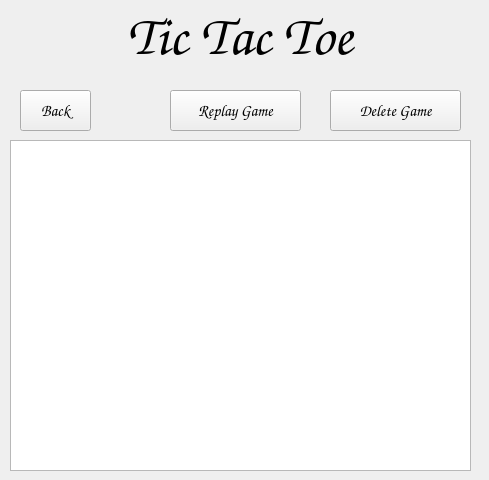
   <widget class="QWidget" name="page_6_game_history">
    <widget class="QPushButton" name="backButtonHistory">
     <property name="geometry">
      <rect>
       <x>20</x>
       <y>90</y>
       <width>71</width>
       <height>41</height>
      </rect>
     </property>
     <property name="font">
      <font>
       <family>Comic Sans MS</family>
       <pointsize>12</pointsize>
       <italic>true</italic>
      </font>
     </property>
     <property name="text">
      <string>Back</string>
     </property>
     <property name="autoDefault">
      <bool>true</bool>
     </property>
     <property name="flat">
      <bool>false</bool>
     </property>
    </widget>
    <widget class="QLabel" name="gameNameLabelPage_3">
     <property name="geometry">
      <rect>
       <x>0</x>
       <y>0</y>
       <width>480</width>
       <height>71</height>
      </rect>
     </property>
     <property name="font">
      <font>
       <family>Comic Sans MS</family>
       <pointsize>42</pointsize>
       <italic>true</italic>
       <bold>true</bold>
       <underline>false</underline>
       <strikeout>false</strikeout>
       <kerning>false</kerning>
      </font>
     </property>
     <property name="text">
      <string>Tic Tac Toe</string>
     </property>
     <property name="scaledContents">
      <bool>false</bool>
     </property>
     <property name="alignment">
      <set>Qt::AlignCenter</set>
     </property>
    </widget>
    <widget class="QListWidget" name="gameHistoryListWidget">
     <property name="geometry">
      <rect>
       <x>10</x>
       <y>140</y>
       <width>461</width>
       <height>331</height>
      </rect>
     </property>
     <property name="font">
      <font>
       <family>Comic Sans MS</family>
       <pointsize>14</pointsize>
       <italic>true</italic>
      </font>
     </property>
    </widget>
    <widget class="QPushButton" name="replayGameButton">
     <property name="geometry">
      <rect>
       <x>170</x>
       <y>90</y>
       <width>131</width>
       <height>41</height>
      </rect>
     </property>
     <property name="font">
      <font>
       <family>Comic Sans MS</family>
       <pointsize>12</pointsize>
       <italic>true</italic>
      </font>
     </property>
     <property name="text">
      <string>Replay Game</string>
     </property>
     <property name="autoDefault">
      <bool>true</bool>
     </property>
     <property name="flat">
      <bool>false</bool>
     </property>
    </widget>
    <widget class="QPushButton" name="deleteGameButton">
     <property name="geometry">
      <rect>
       <x>330</x>
       <y>90</y>
       <width>131</width>
       <height>41</height>
      </rect>
     </property>
     <property name="font">
      <font>
       <family>Comic Sans MS</family>
       <pointsize>12</pointsize>
       <italic>true</italic>
      </font>
     </property>
     <property name="text">
      <string>Delete Game</string>
     </property>
     <property name="autoDefault">
      <bool>true</bool>
     </property>
     <property name="flat">
      <bool>false</bool>
     </property>
    </widget>
    <zorder>gameNameLabelPage_3</zorder>
    <zorder>backButtonHistory</zorder>
    <zorder>gameHistoryListWidget</zorder>
    <zorder>replayGameButton</zorder>
    <zorder>deleteGameButton</zorder>
   </widget>
